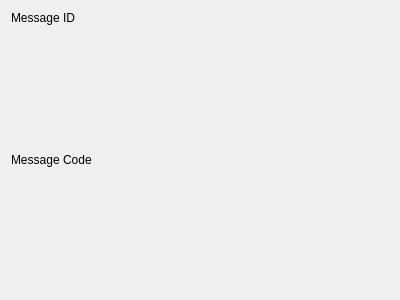
<?xml version="1.0" encoding="UTF-8"?>
<ui version="4.0">
 <class>SysOverviewObjectTriggerMsgTypeEvaluatorDialog</class>
 <widget class="QWidget" name="SysOverviewObjectTriggerMsgTypeEvaluatorDialog">
  <property name="geometry">
   <rect>
    <x>0</x>
    <y>0</y>
    <width>400</width>
    <height>300</height>
   </rect>
  </property>
  <property name="windowTitle">
   <string>Form</string>
  </property>
  <layout class="QVBoxLayout" name="verticalLayout_3">
   <item>
    <layout class="QVBoxLayout" name="verticalLayout">
     <item>
      <widget class="QLabel" name="label">
       <property name="sizePolicy">
        <sizepolicy hsizetype="Preferred" vsizetype="Maximum">
         <horstretch>0</horstretch>
         <verstretch>0</verstretch>
        </sizepolicy>
       </property>
       <property name="text">
        <string>Message ID</string>
       </property>
      </widget>
     </item>
     <item>
      <widget class="MsgIDLineEdit" name="msgIDLE" native="true"/>
     </item>
    </layout>
   </item>
   <item>
    <layout class="QVBoxLayout" name="verticalLayout_2">
     <item>
      <widget class="QLabel" name="label_2">
       <property name="sizePolicy">
        <sizepolicy hsizetype="Preferred" vsizetype="Maximum">
         <horstretch>0</horstretch>
         <verstretch>0</verstretch>
        </sizepolicy>
       </property>
       <property name="text">
        <string>Message Code</string>
       </property>
      </widget>
     </item>
     <item>
      <widget class="MsgCodeLineEdit" name="msgCodeLE" native="true"/>
     </item>
    </layout>
   </item>
  </layout>
 </widget>
 <customwidgets>
  <customwidget>
   <class>MsgIDLineEdit</class>
   <extends>QWidget</extends>
   <header location="global">MsgIDLineEdit.h</header>
   <container>1</container>
  </customwidget>
  <customwidget>
   <class>MsgCodeLineEdit</class>
   <extends>QWidget</extends>
   <header location="global">MsgCodeLineEdit.h</header>
   <container>1</container>
  </customwidget>
 </customwidgets>
 <resources/>
 <connections/>
</ui>
